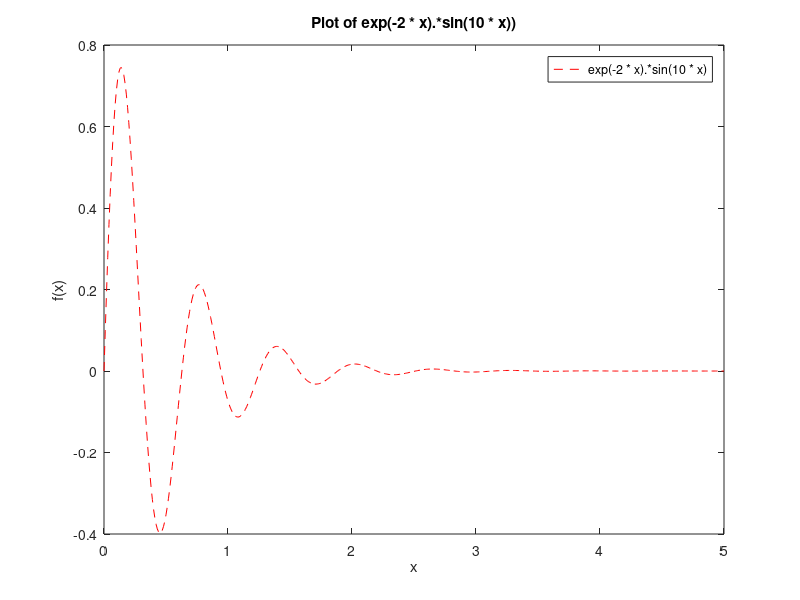

Write MATLAB code to recreate this figure.
clear all
close all
x = [0:0.01:5];
y = exp(-2 * x).*sin(10 * x);
plot(x,y,'r--')
title('Plot of exp(-2 * x).*sin(10 * x))')
xlabel('x')
ylabel('f(x)')
legend('exp(-2 * x).*sin(10 * x)')
